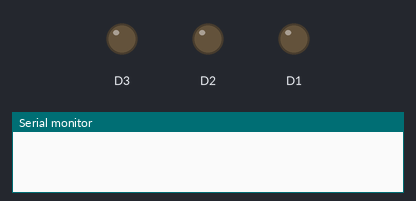
Bench run of a sketch on a simulated ESP8266 (NodeMCU). Parts: output pins drawn as LEDs (lit = HIGH), the last lines printed to the serial monitor. WiFi joins after 1.5 s; servers stay silent unless stated; uploads are accepted with an empty reply.

Above: at 0.0 s.
At 1.7 s:
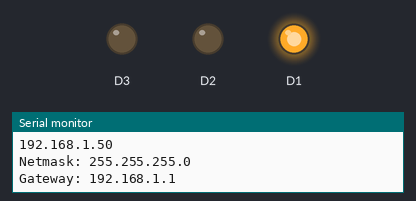
Timing chart, 0 to 3.6 s (numbered marks = the images above):
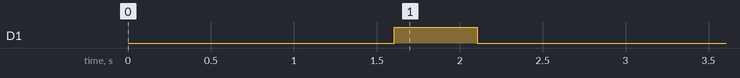

The sketch:

cloudtoled.ino
```cpp
#include <ESP8266WiFi.h>
#include <ArduinoJson.h>

const char* ssid     = "wifiusername";
const char* password = "wifpassword";
const char* host = "monker.000webhostapp.com"; //replace it with your webhost url
String url;
  int count = 0;
void setup() {
  Serial.begin(115200);
  delay(100);
  pinMode(D1, OUTPUT);
  pinMode(D2, OUTPUT);
  pinMode(D3, OUTPUT);
  digitalWrite(D1, 0);
  digitalWrite(D2, 0);
  digitalWrite(D3, 0);
  Serial.println();
  Serial.println();
  Serial.print("Connecting to ");
  Serial.println(ssid);

  WiFi.begin(ssid, password);
  while (WiFi.status() != WL_CONNECTED) {
    delay(500);
    Serial.print(".");
  }

  Serial.println("");
  Serial.println("WiFi connected");
  Serial.println("IP address: ");
  Serial.println(WiFi.localIP());
  Serial.print("Netmask: ");
  Serial.println(WiFi.subnetMask());
  Serial.print("Gateway: ");
  Serial.println(WiFi.gatewayIP());
  digitalWrite(D1, 1);
  delay(500);
  digitalWrite(D1, 0);
  delay(500);
}
void loop() {

  Serial.print("connecting to ");
  Serial.println(host);

  WiFiClient client;
  const int httpPort = 80;
  if (!client.connect(host, httpPort)) {
    Serial.println("connection failed");
    return;
  }

  if (count == 0){
    url = "/api/led/read_all.php?id=1";
    count = count + 1;
    Serial.println("Here1");
  }
  else if (count == 1){
    url = "/api/led/read_all.php?id=2";
    count = count + 1;
    Serial.println("Here2");
  }
  else if (count == 2){
    url = "/api/led/read_all.php?id=3";
    count = count + 1;
    Serial.println("Here3");
  }
  Serial.print("Requesting URL: ");
  Serial.println(url);

  client.print(String("GET ") + url + " HTTP/1.1\r\n" +
               "Host: " + host + "\r\n" +
               "Connection: close\r\n\r\n");
  delay(500);
  String section="header";
  while(client.available()){
    String line = client.readStringUntil('\r');
    //Serial.print(line);
    // we’ll parse the HTML body here
    if (section=="header") { // headers..

      if (line=="\n") { // skips the empty space at the beginning
        section="json";
      }
    }
    else if (section=="json") {  // print the good stuff
      section="ignore";
      String result = line.substring(1);

      // Parse JSON
      int size = result.length() + 1;
      char json[size];
      result.toCharArray(json, size);
      StaticJsonBuffer<200> jsonBuffer;
      JsonObject& json_parsed = jsonBuffer.parseObject(json);
      if (!json_parsed.success())
      {
        Serial.println("parseObject() failed");
        return;
      }
      String led = json_parsed["led"][0]["status"];

      if(count == 1){
        if(led == "on"){
          digitalWrite(D1, 1);
          delay(100);
          Serial.println("D1 is On..!");
        }
        else if(led == "off"){
          digitalWrite(D1, 0);
          delay(100);
          Serial.println("D1 is Off..!");
        }
      }
      else if(count == 2){
        if(led == "on"){
          digitalWrite(D2, 1);
          Serial.println("D2 is On..!");
        }
        else if(led == "off"){
          digitalWrite(D2, 0);
          Serial.println("D2 is Off..!");
        }
      }
      else if(count == 3){
        if(led == "on"){
          digitalWrite(D3, 1);
          Serial.println("D3 is On..!");
        }
        else if(led == "off"){
          digitalWrite(D3, 0);
          Serial.println("D3 is Off..!");
        }
        count = 0;
      }

      if (count == 3)
        count = 0;


    }
  }
  Serial.println();
  Serial.println("closing connection");
  delay(3000);
}
```
